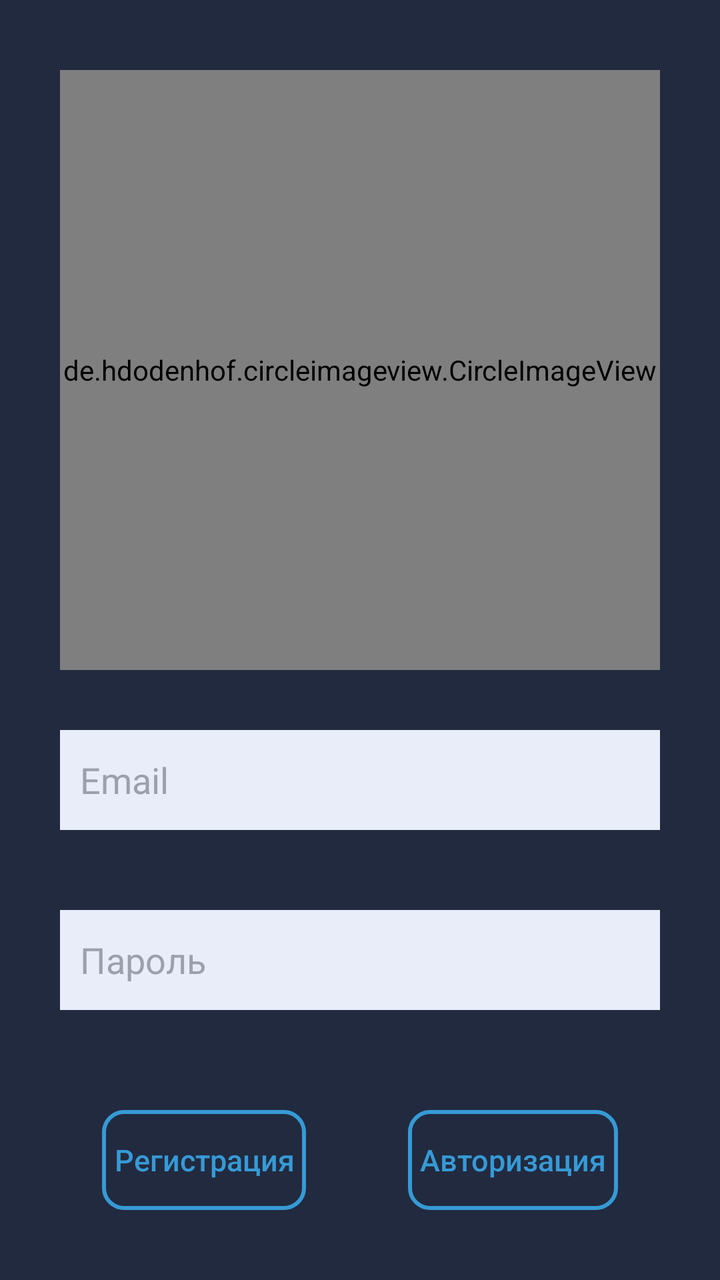
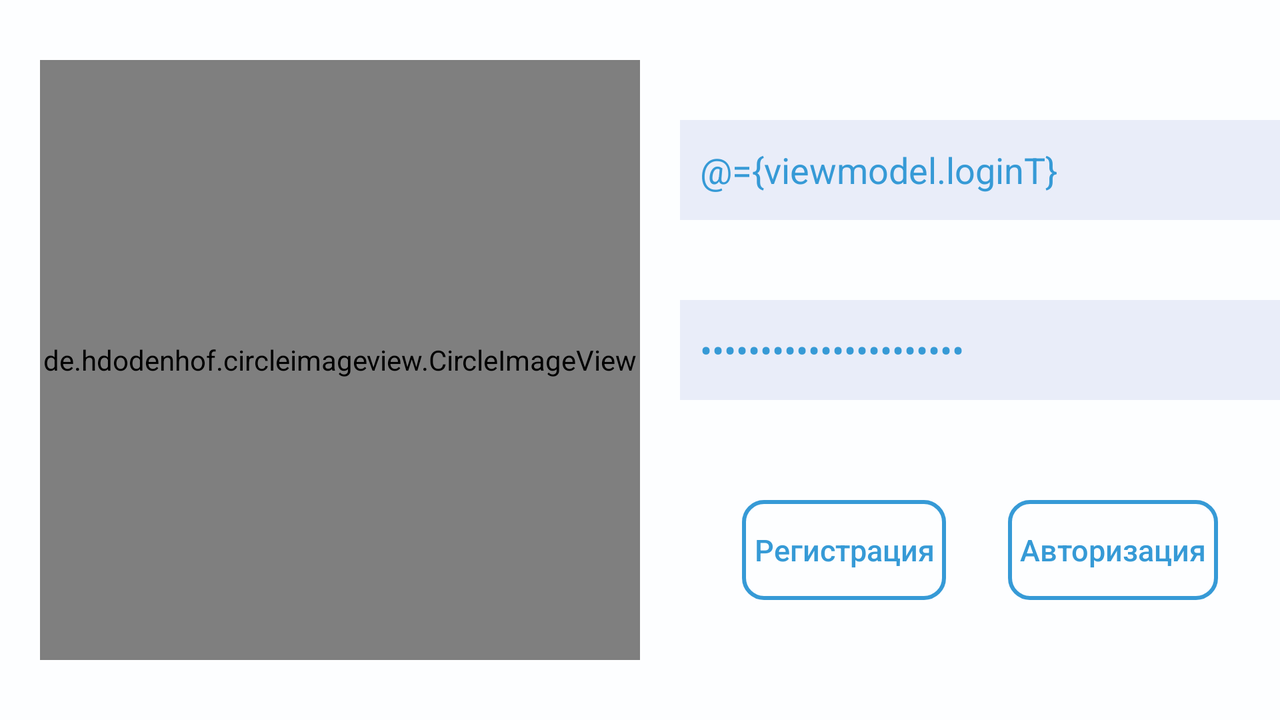

Two renders of one Android screen. The first uses the default layout on a phone; the second uses the alternative layout the repository ships for a different screen configuration, on a matching device. The two XML files are below.
<!-- AndroidManifest.xml: application theme AppTheme -->
<!-- res/layout/activity_login.xml -->
<?xml version="1.0" encoding="utf-8"?>
<ScrollView
    xmlns:android="http://schemas.android.com/apk/res/android"
    xmlns:app="http://schemas.android.com/apk/res-auto"
    xmlns:tools="http://schemas.android.com/tools"
    android:layout_width="match_parent"
    android:layout_height="match_parent"
    android:scrollbars="none"
    android:fillViewport="true"
    android:background="@color/ebony_clay">

<androidx.constraintlayout.widget.ConstraintLayout
    android:layout_width="match_parent"
    android:layout_height="wrap_content">

    <de.hdodenhof.circleimageview.CircleImageView
        android:id="@+id/icon"
        android:layout_width="300dp"
        android:layout_height="300dp"
        android:src="@drawable/icon"
        android:layout_marginBottom="30dp"
        app:layout_constraintEnd_toEndOf="parent"
        app:layout_constraintStart_toStartOf="parent"
        app:layout_constraintTop_toTopOf="parent"
        app:layout_constraintBottom_toTopOf="@id/login"
        app:layout_constraintVertical_chainStyle="packed" />


    <EditText
        android:id="@+id/login"
        style="@style/editText"
        android:layout_marginBottom="40dp"
        android:hint="@string/login"
        android:backgroundTint="@color/steel_gray"
        android:inputType="textEmailAddress"
        app:layout_constraintBottom_toTopOf="@+id/password"
        app:layout_constraintEnd_toEndOf="parent"
        app:layout_constraintHorizontal_bias="0.5"
        app:layout_constraintStart_toStartOf="parent"
        app:layout_constraintTop_toBottomOf="@id/icon"/>

    <EditText
        android:id="@+id/password"
        style="@style/editText"
        android:hint="@string/password"
        android:layout_marginBottom="50dp"
        android:backgroundTint="@color/steel_gray"
        android:inputType="textPassword"
        app:layout_constraintBottom_toTopOf="@+id/register"
        app:layout_constraintEnd_toEndOf="parent"
        app:layout_constraintHorizontal_bias="0.5"
        app:layout_constraintStart_toStartOf="parent"
        app:layout_constraintTop_toBottomOf="@+id/login" />

    <Button
        android:id="@+id/register"
        style="@style/button"
        android:text="@string/register_now"
        android:layout_width="wrap_content"
        app:layout_constraintBottom_toBottomOf="parent"
        app:layout_constraintEnd_toStartOf="@+id/login_in"
        app:layout_constraintHorizontal_bias="0.5"
        app:layout_constraintStart_toStartOf="parent"
        app:layout_constraintTop_toBottomOf="@+id/password" />

    <Button
        android:id="@+id/login_in"
        style="@style/button"
        android:text="@string/login_in"
        android:layout_width="wrap_content"
        app:layout_constraintBaseline_toBaselineOf="@id/register"
        app:layout_constraintBottom_toBottomOf="parent"
        app:layout_constraintEnd_toEndOf="parent"
        app:layout_constraintHorizontal_bias="0.5"
        app:layout_constraintStart_toEndOf="@+id/register" />

</androidx.constraintlayout.widget.ConstraintLayout>
</ScrollView>
<!-- resources referenced by this layout -->
<resources>
  <color name="ebony_clay">#222a3f</color>
  <color name="steel_gray">#1d2437</color>
  
      //light
  <string name="login">Email</string>
  <string name="login_in">Авторизация</string>
  <string name="password">Пароль</string>
  <string name="register_now">Регистрация</string>
  <!-- from res/values-notnight/ -->
  <style name="button">
          <item name="android:background">@drawable/background_button</item>
          <item name="textAllCaps">false</item>
          <item name="android:textColor">@color/button</item>
          <item name="android:padding">6dp</item>
          <item name="android:layout_height">50dp</item>
          <item name="android:textSize">15sp</item>
      </style>
  <!-- from res/values-notnight/ -->
  <style name="editText">
          <item name="backgroundTint">@color/glitter</item>
          <item name="android:paddingStart">10dp</item>
          <item name="android:background">@color/glitter</item>
          <item name="android:layout_width">300dp</item>
          <item name="android:layout_height">50dp</item>
          <item name="android:textCursorDrawable">@drawable/cursor_white</item>
          <item name="android:textColorHint">@color/alto</item>
          <item name="android:textColor">@color/curious_blue</item>
      </style>
  <style name="AppTheme" parent="Theme.AppCompat.DayNight.NoActionBar">
          
          <item name="colorPrimary">@color/colorPrimary</item>
          <item name="colorPrimaryDark">@color/colorPrimaryDark</item>
          <item name="colorAccent">@color/colorAccent</item>
      </style>
  <!-- drawable background_button (drawable) -->
  <?xml version="1.0" encoding="utf-8"?>
  <selector xmlns:android="http://schemas.android.com/apk/res/android">
      <item  android:state_selected="true" android:drawable="@drawable/background_button_selected"/>
     <item android:drawable="@drawable/background_button_normal"/>
  </selector>
  <color name="glitter">#e9edf9</color>
  <!-- drawable cursor_white (drawable-notnight) -->
  <?xml version="1.0" encoding="utf-8"?>
  <shape xmlns:android="http://schemas.android.com/apk/res/android" >
      <size android:width="1dp" />
      <solid android:color="#090202"  />
  </shape>
  <color name="alto">#9BA1AC</color>
  <color name="curious_blue">#369ad6</color>
  <color name="colorPrimary">@color/ebony_clay</color>
  <color name="colorPrimaryDark">@color/ebony_clay</color>
  <color name="colorAccent">@color/ebony_clay</color>
  
  
      //dark
  <!-- drawable background_button_selected (drawable-notnight) -->
  <?xml version="1.0" encoding="utf-8"?>
  <shape xmlns:android="http://schemas.android.com/apk/res/android">
      <solid android:color="@color/curious_blue"/>
      <corners android:radius="10dp"/>
  </shape>
  <!-- drawable background_button_normal (drawable) -->
  <?xml version="1.0" encoding="utf-8"?>
  <shape xmlns:android="http://schemas.android.com/apk/res/android">
      <stroke android:color="@color/dark_pink" android:width="2dp"/>
  </shape>
  <color name="dark_pink">#e95788</color>
</resources>
<!-- res/layout-land/activity_login.xml (the author's variant of the layout above) -->
<!-- drawn on the phone turned sideways -->
<?xml version="1.0" encoding="utf-8"?>
<layout xmlns:tools="http://schemas.android.com/tools"
    xmlns:android="http://schemas.android.com/apk/res/android"
    xmlns:app="http://schemas.android.com/apk/res-auto">
    <data>
        <import type="android.view.View"/>

        <variable
            name="viewmodel"
            type="com.io.unknow.viewmodel.activity.LoginViewModel"/>
    </data>
    <androidx.constraintlayout.widget.ConstraintLayout
        android:layout_width="match_parent"
        android:layout_height="match_parent"
        style="@style/background">

        <de.hdodenhof.circleimageview.CircleImageView
            android:id="@+id/icon"
            android:layout_width="300dp"
            android:layout_height="300dp"
            android:layout_marginStart="20dp"
            android:src="@drawable/icon"
            app:layout_constraintBottom_toBottomOf="parent"
            app:layout_constraintStart_toStartOf="parent"
            app:layout_constraintTop_toTopOf="parent" />

        <ScrollView
            android:layout_width="0dp"
            android:layout_height="match_parent"
            android:layout_marginStart="20dp"
            android:fillViewport="true"
            android:scrollbars="none"
            app:layout_constraintEnd_toEndOf="parent"
            app:layout_constraintHorizontal_bias="1.0"
            app:layout_constraintStart_toEndOf="@+id/icon"
            app:layout_constraintTop_toTopOf="parent">

            <androidx.constraintlayout.widget.ConstraintLayout
                android:layout_width="match_parent"
                android:layout_height="wrap_content">

                <EditText
                    android:id="@+id/login"
                    style="@style/editText"
                    android:layout_marginBottom="40dp"
                    android:hint="@string/login"
                    android:inputType="textEmailAddress"
                    android:text='@={viewmodel.loginT}'
                    app:layout_constraintBottom_toTopOf="@+id/password"
                    app:layout_constraintEnd_toEndOf="parent"
                    app:layout_constraintHorizontal_bias="0.5"
                    app:layout_constraintStart_toStartOf="parent"
                    app:layout_constraintTop_toTopOf="parent"
                    app:layout_constraintVertical_chainStyle="packed" />

                <EditText
                    android:id="@+id/password"
                    style="@style/editText"
                    android:layout_marginBottom="50dp"
                    android:hint="@string/password"
                    android:inputType="textPassword"
                    android:text='@={viewmodel.password}'
                    app:layout_constraintBottom_toTopOf="@+id/register"
                    app:layout_constraintEnd_toEndOf="parent"
                    app:layout_constraintHorizontal_bias="0.5"
                    app:layout_constraintStart_toStartOf="parent"
                    app:layout_constraintTop_toBottomOf="@+id/login" />


                <Button
                    android:id="@+id/register"
                    style="@style/button"
                    android:layout_width="wrap_content"
                    android:text="@string/register_now"
                    app:layout_constraintBottom_toBottomOf="parent"
                    app:layout_constraintEnd_toStartOf="@+id/login_in"
                    app:layout_constraintHorizontal_bias="0.5"
                    app:layout_constraintStart_toStartOf="parent"
                    app:layout_constraintTop_toBottomOf="@+id/password" />

                <Button
                    android:id="@+id/login_in"
                    style="@style/button"
                    android:layout_width="wrap_content"
                    android:text="@string/login_in"
                    app:layout_constraintBaseline_toBaselineOf="@id/register"
                    app:layout_constraintBottom_toBottomOf="parent"
                    app:layout_constraintEnd_toEndOf="parent"
                    app:layout_constraintHorizontal_bias="0.5"
                    app:layout_constraintStart_toEndOf="@+id/register" />

            </androidx.constraintlayout.widget.ConstraintLayout>

        </ScrollView>

    </androidx.constraintlayout.widget.ConstraintLayout>
</layout>
<!-- resources referenced by the variant -->
<!-- as the phone turned sideways resolves them -->
<resources>
  <string name="login">Email</string>
  <string name="login_in">Авторизация</string>
  <string name="password">Пароль</string>
  <string name="register_now">Регистрация</string>
  <!-- from res/values-notnight/ -->
  <style name="background">
          <item name="android:background">@color/white</item>
      </style>
  <!-- from res/values-notnight/ -->
  <style name="button">
          <item name="android:background">@drawable/background_button</item>
          <item name="textAllCaps">false</item>
          <item name="android:textColor">@color/button</item>
          <item name="android:padding">6dp</item>
          <item name="android:layout_height">50dp</item>
          <item name="android:textSize">15sp</item>
      </style>
  <!-- from res/values-notnight/ -->
  <style name="editText">
          <item name="backgroundTint">@color/glitter</item>
          <item name="android:paddingStart">10dp</item>
          <item name="android:background">@color/glitter</item>
          <item name="android:layout_width">300dp</item>
          <item name="android:layout_height">50dp</item>
          <item name="android:textCursorDrawable">@drawable/cursor_white</item>
          <item name="android:textColorHint">@color/alto</item>
          <item name="android:textColor">@color/curious_blue</item>
      </style>
  <style name="AppTheme" parent="Theme.AppCompat.DayNight.NoActionBar">
          
          <item name="colorPrimary">@color/colorPrimary</item>
          <item name="colorPrimaryDark">@color/colorPrimaryDark</item>
          <item name="colorAccent">@color/colorAccent</item>
      </style>
  <color name="white">#fdfeff</color>
  <!-- drawable background_button (drawable) -->
  <?xml version="1.0" encoding="utf-8"?>
  <selector xmlns:android="http://schemas.android.com/apk/res/android">
      <item  android:state_selected="true" android:drawable="@drawable/background_button_selected"/>
     <item android:drawable="@drawable/background_button_normal"/>
  </selector>
  <color name="glitter">#e9edf9</color>
  <!-- drawable cursor_white (drawable-notnight) -->
  <?xml version="1.0" encoding="utf-8"?>
  <shape xmlns:android="http://schemas.android.com/apk/res/android" >
      <size android:width="1dp" />
      <solid android:color="#090202"  />
  </shape>
  <color name="alto">#9BA1AC</color>
  <color name="curious_blue">#369ad6</color>
  <color name="colorPrimary">@color/ebony_clay</color>
  <color name="colorPrimaryDark">@color/ebony_clay</color>
  <color name="colorAccent">@color/ebony_clay</color>
  
  
      //dark
  <!-- drawable background_button_selected (drawable-notnight) -->
  <?xml version="1.0" encoding="utf-8"?>
  <shape xmlns:android="http://schemas.android.com/apk/res/android">
      <solid android:color="@color/curious_blue"/>
      <corners android:radius="10dp"/>
  </shape>
  <!-- drawable background_button_normal (drawable) -->
  <?xml version="1.0" encoding="utf-8"?>
  <shape xmlns:android="http://schemas.android.com/apk/res/android">
      <stroke android:color="@color/dark_pink" android:width="2dp"/>
  </shape>
  <color name="ebony_clay">#222a3f</color>
  <color name="dark_pink">#e95788</color>
</resources>
